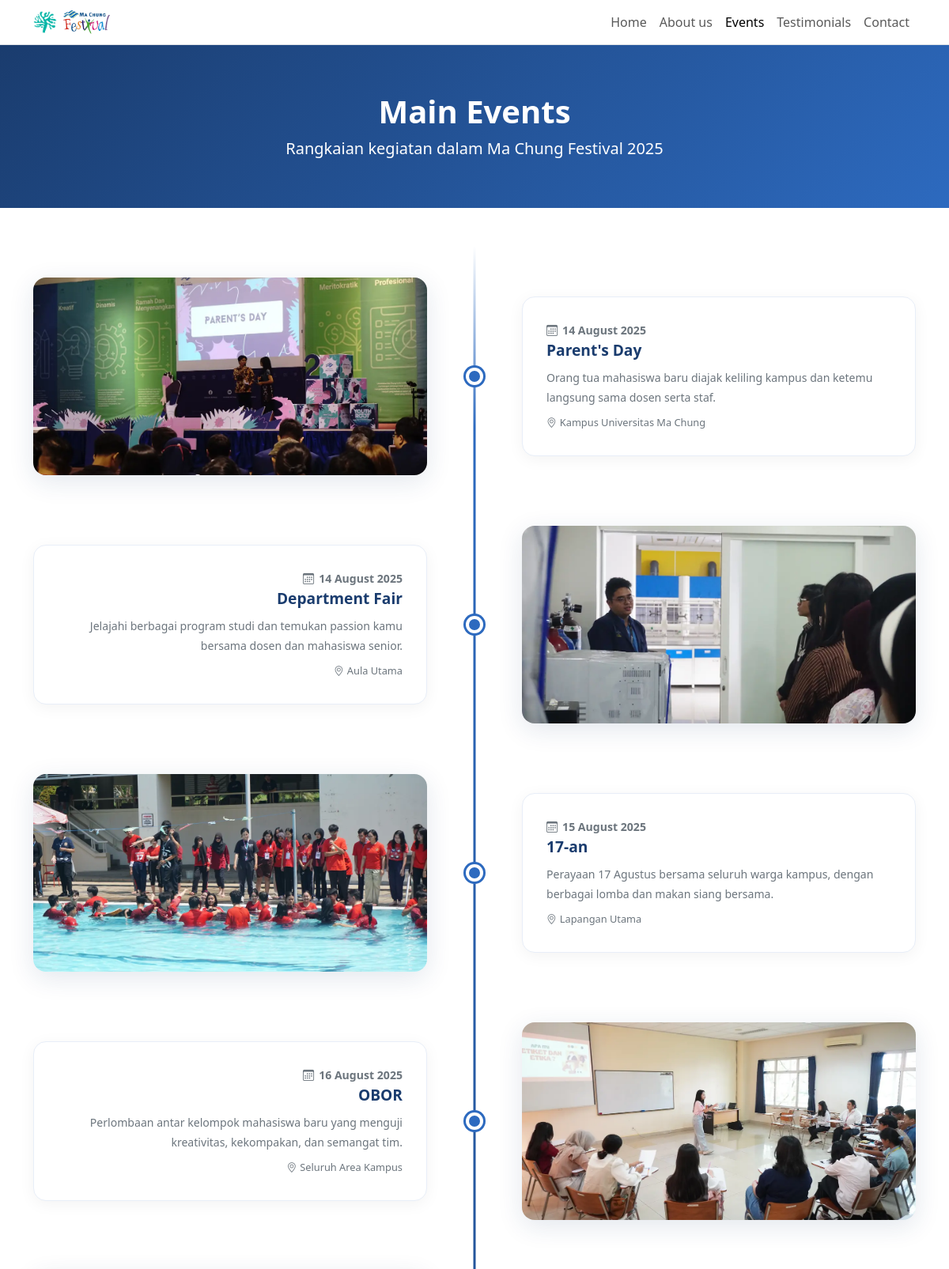
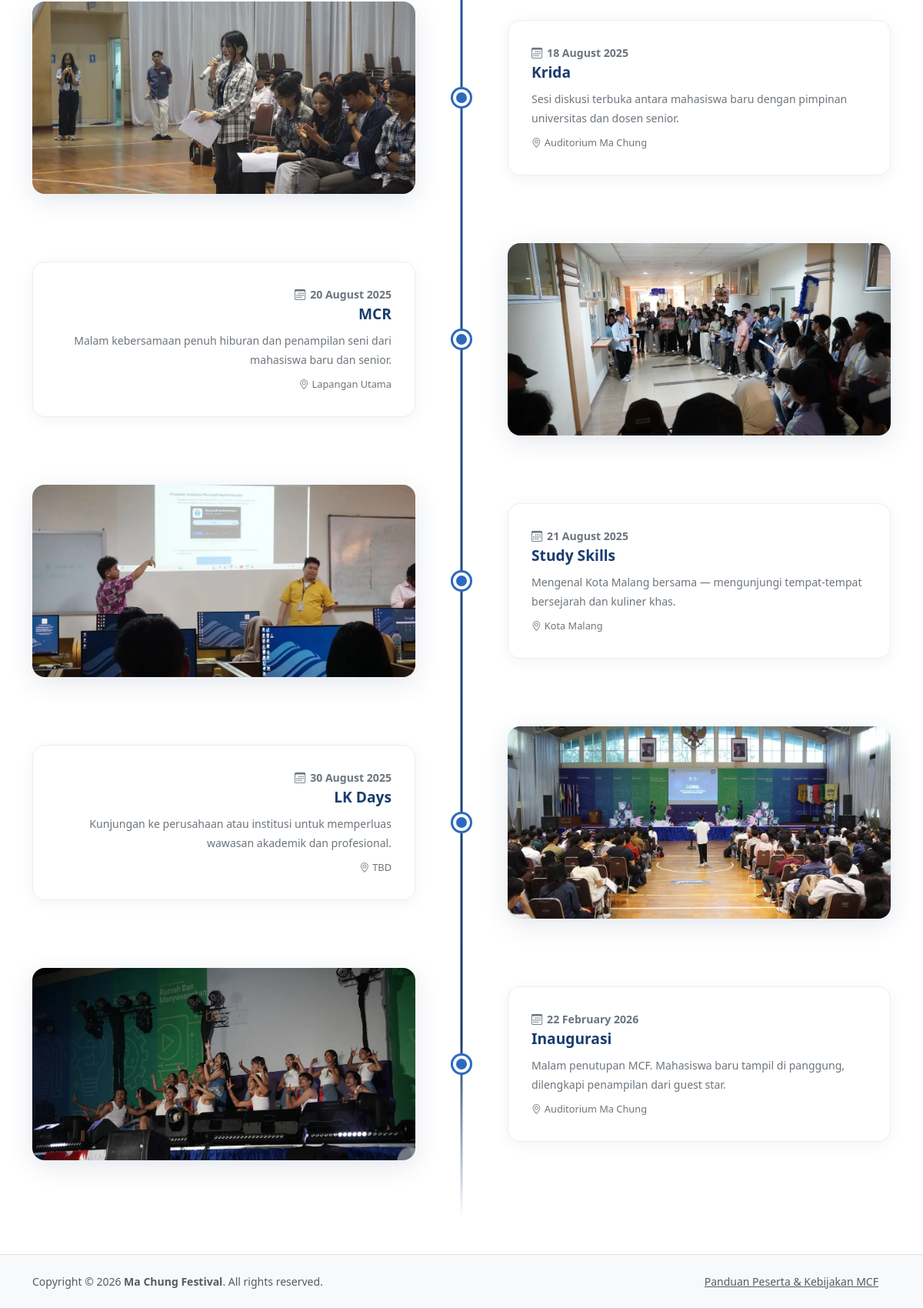
Screenshot of /events.php with the database file from the repository (2 pictures, top to bottom).
### tables this page shows
CREATE TABLE IF NOT EXISTS `events` (
  `id` INT AUTO_INCREMENT PRIMARY KEY,
  `nama_event` VARCHAR(150) NOT NULL,
  `deskripsi` TEXT,
  `tanggal` DATE NOT NULL,
  `lokasi` VARCHAR(200),
  `gambar` VARCHAR(255) COMMENT 'Path relatif ke file gambar, contoh: assets/images/events/parentsday.webp',
  `urutan` INT DEFAULT 0,
  `admin_id` INT NULL,
  `dibuat_pada` TIMESTAMP DEFAULT CURRENT_TIMESTAMP,
  CONSTRAINT `fk_events_admin` FOREIGN KEY (`admin_id`) REFERENCES `admin` (`id`) ON DELETE SET NULL
);

### events.php (the view, shortened to what this page needs)
<?php
include 'koneksi.php';
$sql    = "SELECT * FROM events ORDER BY urutan ASC, tanggal ASC";
$result = mysqli_query($conn, $sql);
$semua_events = [];
while ($row = mysqli_fetch_assoc($result)) {
    $semua_events[] = $row;
}
?>
<!DOCTYPE html>
<html lang="id">
<head>
  <link href="https://cdn.jsdelivr.net/npm/bootstrap@5.3.0/dist/css/bootstrap.min.css" rel="stylesheet">
  <link href="https://cdn.jsdelivr.net/npm/bootstrap-icons@1.10.5/font/bootstrap-icons.css" rel="stylesheet">
</head>
<body>
<nav class="navbar navbar-expand-lg navbar-light bg-white border-bottom">
  <div class="container">
    <a class="navbar-brand d-flex align-items-center gap-2" href="index.php">
      <img src="assets/images/logos/logo_mcf_utama.webp" alt="MCF Logo" width="30" height="30">
      <img src="assets/images/logos/logo_mcf_general.webp" alt="MCF" height="30">
    </a>
    <div class="collapse navbar-collapse" id="navMenu">
      <ul class="navbar-nav ms-auto">
        <li class="nav-item"><a class="nav-link" href="index.php">Home</a></li>
        <li class="nav-item"><a class="nav-link" href="about.php">About us</a></li>
        <li class="nav-item"><a class="nav-link active" href="events.php">Events</a></li>
        <li class="nav-item"><a class="nav-link" href="testimonials.php">Testimonials</a></li>
        <li class="nav-item"><a class="nav-link" href="contact.php">Contact</a></li>
      </ul>
    </div>
  </div>
</nav>
<section class="page-header">
  <div class="container text-center">
    <h1 class="fw-bold">Main Events</h1>
    <p class="lead mb-0">Rangkaian kegiatan dalam Ma Chung Festival 2025</p>
  </div>
</section>
<section class="py-5">
  <div class="container">
    <?php if (empty($semua_events)): ?>
      <div class="text-center py-5 text-muted">
        <i class="bi bi-calendar-x" style="font-size: 3rem;"></i>
        <p class="mt-3">Belum ada event yang tersedia.</p>
      </div>
    <?php else: ?>
      <div class="timeline-wrapper">
        <?php foreach ($semua_events as $index => $event): ?>
          <?php
            $gambar_kiri = ($index % 2 === 0);
            $tanggal_format = date('d F Y', strtotime($event['tanggal']));
            $ada_gambar = !empty($event['gambar']);
          ?>
          <div class="tl-item">
            <?php if ($gambar_kiri): ?>
              <div class="tl-side tl-side-left">
                <div class="tl-image">
                  <?php if ($ada_gambar): ?>
                    <img src="<?= htmlspecialchars($event['gambar']) ?>" alt="<?= htmlspecialchars($event['nama_event']) ?>">
                  <?php else: ?>
                    <div class="tl-image-placeholder"><i class="bi bi-image"></i></div>
                  <?php endif; ?>
                </div>
              </div>
              <div class="tl-dot-wrapper"><div class="tl-dot"></div></div>
              <div class="tl-side tl-side-right">
                <div class="tl-content">
                  <p class="tl-date"><i class="bi bi-calendar3"></i> <?= $tanggal_format ?></p>
                  <h4><?= htmlspecialchars($event['nama_event']) ?></h4>
                  <p><?= htmlspecialchars($event['deskripsi']) ?></p>
                  <?php if (!empty($event['lokasi'])): ?>
                    <p class="mt-2" style="font-size:0.8rem;"><i class="bi bi-geo-alt me-1"></i><?= htmlspecialchars($event['lokasi']) ?></p>
                  <?php endif; ?>
                </div>
              </div>
            <?php else: ?>
              <div class="tl-side tl-side-left">
                <div class="tl-content">
                  <p class="tl-date"><i class="bi bi-calendar3"></i> <?= $tanggal_format ?></p>
                  <h4><?= htmlspecialchars($event['nama_event']) ?></h4>
                  <p><?= htmlspecialchars($event['deskripsi']) ?></p>
                  <?php if (!empty($event['lokasi'])): ?>
                    <p class="mt-2" style="font-size:0.8rem;"><i class="bi bi-geo-alt me-1"></i><?= htmlspecialchars($event['lokasi']) ?></p>
                  <?php endif; ?>
                </div>
              </div>
              <div class="tl-dot-wrapper"><div class="tl-dot"></div></div>
              <div class="tl-side tl-side-right">
                <div class="tl-image">
                  <?php if ($ada_gambar): ?>
                    <img src="<?= htmlspecialchars($event['gambar']) ?>" alt="<?= htmlspecialchars($event['nama_event']) ?>">
                  <?php else: ?>
                    <div class="tl-image-placeholder"><i class="bi bi-image"></i></div>
                  <?php endif; ?>
                </div>
              </div>
            <?php endif; ?>
          </div>
        <?php endforeach; ?>
      </div>
    <?php endif; ?>
  </div>
</section>
<footer class="py-4">
  <div class="container">
    <div class="row align-items-center">
      <div class="col-md-6 text-muted small">Copyright &copy; 2026 <strong>Ma Chung Festival</strong>. All rights reserved.</div>
      <div class="col-md-6 text-md-end small">
        <a href="assets/documents/booklet_peraturan_mcf_2025.pdf" class="text-muted me-3" target="_blank" rel="noopener">Panduan Peserta &amp; Kebijakan MCF</a>
      </div>
    </div>
  </div>
</footer>
</body>
</html>

### events.php (style rules this page uses)
body { font-family: 'Segoe UI', sans-serif; }
.page-header { background: linear-gradient(135deg, #1a3c6e 0%, #2d6abf 100%); color: white; padding: 60px 0; }
.timeline-wrapper { position: relative; padding: 40px 0 10px; }
.timeline-wrapper::before { content: ''; position: absolute; left: 50%; top: 0; bottom: 0; width: 3px; background: linear-gradient(to bottom, transparent, #2d6abf 8%, #1a3c6e 92%, transparent); transform: translateX(-50%); }
.tl-item { display: flex; align-items: center; margin-bottom: 64px; position: relative; }
.tl-side { width: calc(50% - 32px); }
.tl-side-left { padding-right: 28px; }
.tl-side-right { padding-left: 28px; }
.tl-dot-wrapper { width: 64px; flex-shrink: 0; display: flex; align-items: center; justify-content: center; z-index: 2; }
.tl-dot { width: 22px; height: 22px; background: #2d6abf; border-radius: 50%; border: 4px solid white; box-shadow: 0 0 0 3px #2d6abf; }
.tl-image { border-radius: 16px; overflow: hidden; box-shadow: 0 8px 32px rgba(26,60,110,0.12); }
.tl-image img { width: 100%; height: 250px; object-fit: cover; object-position: center; display: block; transition: transform 0.4s ease; }
.tl-content { background: white; border: 1px solid #e8eef8; border-radius: 16px; padding: 30px; box-shadow: 0 4px 20px rgba(0,0,0,0.05); height: 100%; transition: box-shadow 0.3s, transform 0.3s; }
.tl-date { font-size: 0.76rem; color: #6c757d; font-weight: 600; margin-bottom: 10px; display: flex; align-items: center; gap: 6px; }
.tl-side-left .tl-date { justify-content: flex-end; }
.tl-side-left .tl-content { text-align: right; }
.tl-content h4 { font-weight: 700; color: #1a3c6e; font-size: 1.2rem; margin-bottom: 12px; }
.tl-content p { color: #6c757d; font-size: 0.88rem; line-height: 1.75; margin: 0; }
footer { background: #f8f9fa; border-top: 1px solid #dee2e6; }

### rows the page displays
events: gambar (picture), tanggal "14 August 2025", nama_event "Parent's Day", deskripsi "Orang tua mahasiswa baru diajak keliling kampus dan ketemu langsung sama dosen serta staf.", lokasi "Kampus Universitas Ma Chung"
events: tanggal "14 August 2025", nama_event "Department Fair", deskripsi "Jelajahi berbagai program studi dan temukan passion kamu bersama dosen dan mahasiswa senior.", lokasi "Aula Utama", gambar (picture)
events: gambar (picture), tanggal "15 August 2025", nama_event "17-an", deskripsi "Perayaan 17 Agustus bersama seluruh warga kampus, dengan berbagai lomba dan makan siang bersama.", lokasi "Lapangan Utama"
events: tanggal "16 August 2025", nama_event "OBOR", deskripsi "Perlombaan antar kelompok mahasiswa baru yang menguji kreativitas, kekompakan, dan semangat tim.", lokasi "Seluruh Area Kampus", gambar (picture)
events: gambar (picture), tanggal "18 August 2025", nama_event "Krida", deskripsi "Sesi diskusi terbuka antara mahasiswa baru dengan pimpinan universitas dan dosen senior.", lokasi "Auditorium Ma Chung"
events: tanggal "20 August 2025", nama_event "MCR", deskripsi "Malam kebersamaan penuh hiburan dan penampilan seni dari mahasiswa baru dan senior.", lokasi "Lapangan Utama", gambar (picture)
events: gambar (picture), tanggal "21 August 2025", nama_event "Study Skills", deskripsi "Mengenal Kota Malang bersama — mengunjungi tempat-tempat bersejarah dan kuliner khas.", lokasi "Kota Malang"
events: tanggal "30 August 2025", nama_event "LK Days", deskripsi "Kunjungan ke perusahaan atau institusi untuk memperluas wawasan akademik dan profesional.", lokasi "TBD", gambar (picture)
events: gambar (picture), tanggal "22 February 2026", nama_event "Inaugurasi", deskripsi "Malam penutupan MCF. Mahasiswa baru tampil di panggung, dilengkapi penampilan dari guest star.", lokasi "Auditorium Ma Chung"
